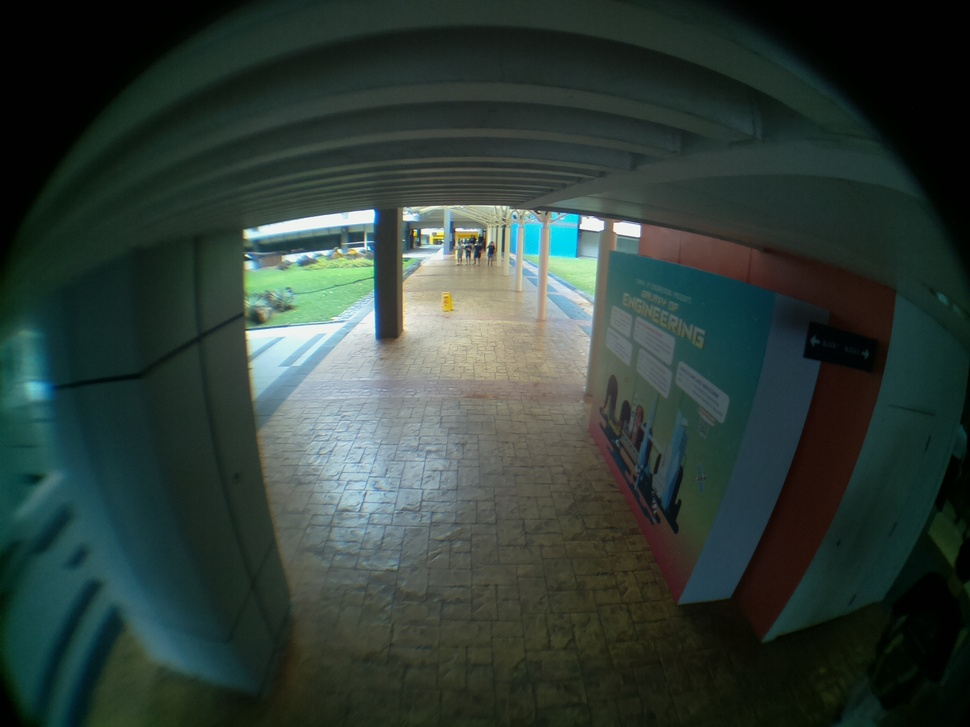
#> input picture upload/reference/0002.jpg, 970 x 727 px, shrunk from 1600 x 1200 before the run
$ python IAmodule_v0.py ../../upload/reference/0002.jpg ../../upload/reference/0002.jpg   (Python 2 division)   (older library calls are emulated)
#> lines starting #> are read from the running program, lines starting #| are printed output that depends on the picture; after the words box and inside, x2 and y2 are one past the last pixel; in counts of white or black regions, pixels touching at a corner belong together
import cv2
import numpy as np
import sys

def CrowdIdxCal(str_path_Bgd,str_path_Img):
#> called with str_path_Bgd = '../../upload/reference/0002.jpg', str_path_Img = '../../upload/reference/0002.jpg'
    print str_path_Bgd,str_path_Img
    #parameters for a linear model
    Slope_opt = 0.01
    Intersection_opt = 6

    #threshold for pixel detection in binary pic
    threshold = 150

    #background image
    img_Bgd = cv2.imread(str_path_Bgd)
#> img_Bgd is the input picture: shape (727, 970, 3); mean B, G, R 55.7, 61.7, 47.8
    #verification
    if img_Bgd is None:
        print 'Failed to load the background image!'
        sys.exit()

    #covert the image to gray scale
    img_Bgd = cv2.cvtColor(img_Bgd,cv2.COLOR_BGR2GRAY)
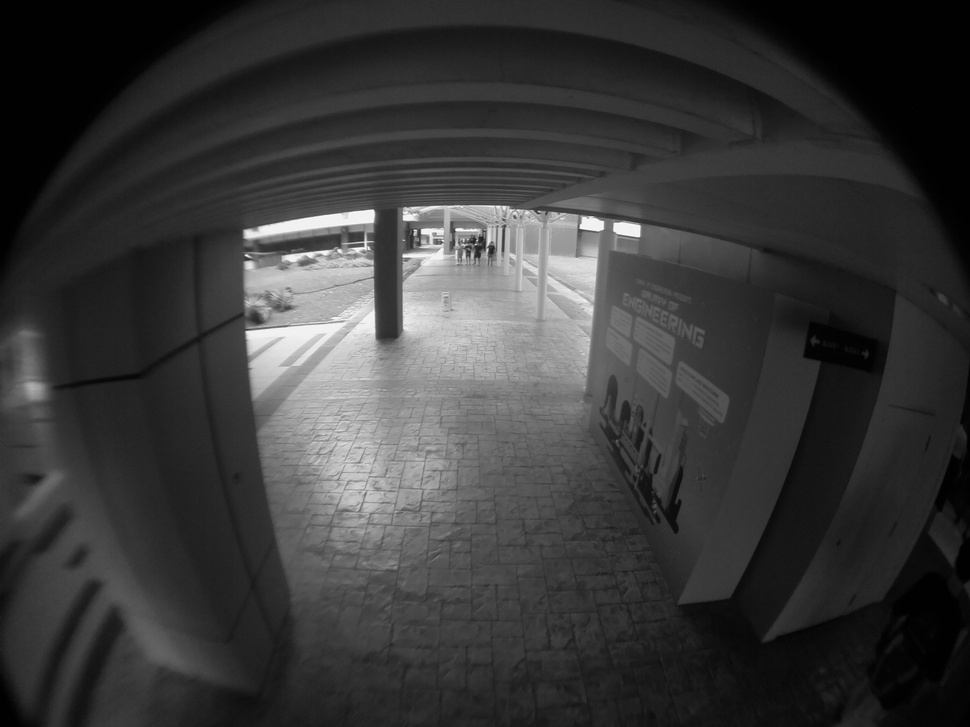
#> img_Bgd: shape (727, 970); min 0, max 255, mean 56.9
    #reduce the light changing effect
    cv2.equalizeHist(img_Bgd)
    #detect objects of interest
    _, contours_Bgd, hierarchy = cv2.findContours(img_Bgd,cv2.RETR_TREE,cv2.CHAIN_APPROX_SIMPLE)
#> contours_Bgd = 76 contours, 75 with area under 20; largest, box (x1, y1, x2, y2) and area: (0, 0, 970, 727) 703478
    cv2.drawContours(img_Bgd,contours_Bgd,-1,(0,255,0),3)
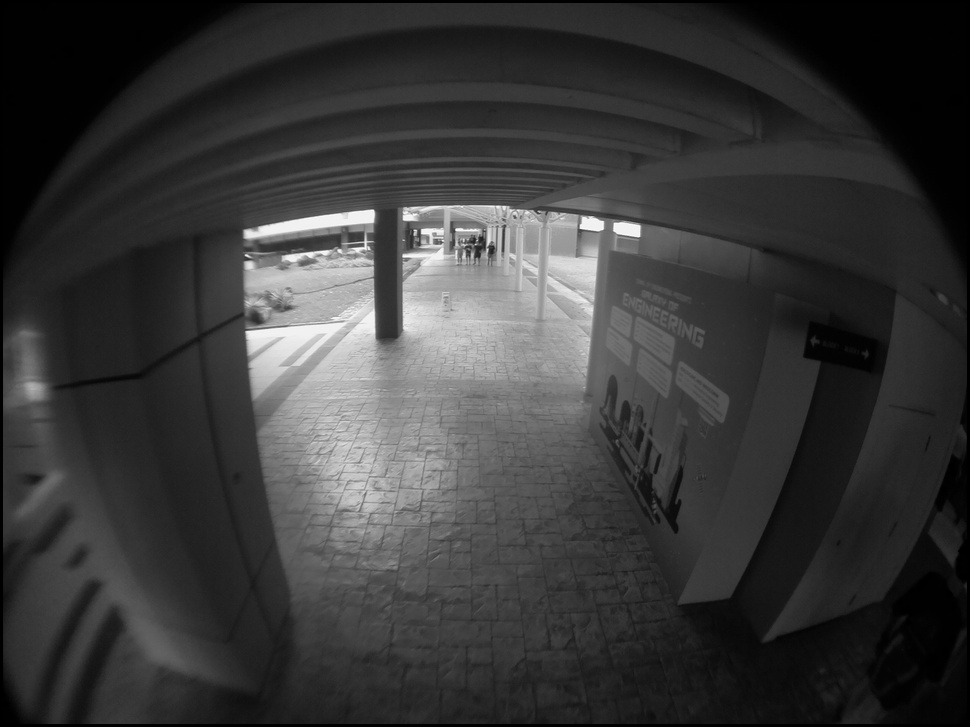
#> img_Bgd: shape (727, 970); 1.68% of pixels changed, all inside (x1, y1, x2, y2) = (0, 0, 970, 727)


    #current image
    img_Cur = cv2.imread(str_path_Img)
    #verification
    if img_Cur is None:
        print 'Failed to load the current image!'
        sys.exit()
    #covert the image to gray scale
    img_Cur = cv2.cvtColor(img_Cur,cv2.COLOR_BGR2GRAY)
    #reduce the light changing effect
    cv2.equalizeHist(img_Cur)
    #detect objects of interest
    _, contours_Cur, hierarchy = cv2.findContours(img_Cur,cv2.RETR_TREE,cv2.CHAIN_APPROX_SIMPLE)
#> contours_Cur has the same summary as contours_Bgd
    cv2.drawContours(img_Cur,contours_Cur,-1,(0,255,0),3)


    #get foreground image
    img_Fore = img_Cur - img_Bgd
#> img_Fore: shape (727, 970); every value is 0
    ret,img_Thresh = cv2.threshold(img_Fore, threshold,255,cv2.THRESH_BINARY)
#> ret = 150

    #count number of pixels in fore image
    rows, cols = img_Thresh.shape[:2]
#> rows = 727; cols = 970

    PixelCnt = 0
    for i in range (0,rows):
        for j in range (0, cols):
            grayPixel = img_Thresh.item(i,j)
            if (grayPixel > 0):
                PixelCnt=PixelCnt+1
#> after the loop, PixelCnt = 0

    #map the number of pixels in fore image to the number of people
    #based on the linear model

    CrowdIdx = int(Slope_opt*PixelCnt + Intersection_opt)
#> CrowdIdx = 6

    _Version_ = 1.0

    return CrowdIdx

if __name__ == '__main__':

	#str_path_Bgd = "d:/GoogleDrive/Sites/publiccamera/upload/reference/0002.jpg"
	#str_path_Img = "d:/GoogleDrive/Sites/publiccamera/upload/files/0002_20160119_000911_81238700.jpg"
	str_path_Bgd = sys.argv[1]
	str_path_Img = sys.argv[2]

	CrowdIdx = CrowdIdxCal(str_path_Bgd,str_path_Img)
#> CrowdIdx = 6
	#print 'Estimate number of people is ', CrowdIdx
	print CrowdIdx
#| 6

$ run again, with upload/reference/0001.jpg copied over upload/reference/0002.jpg
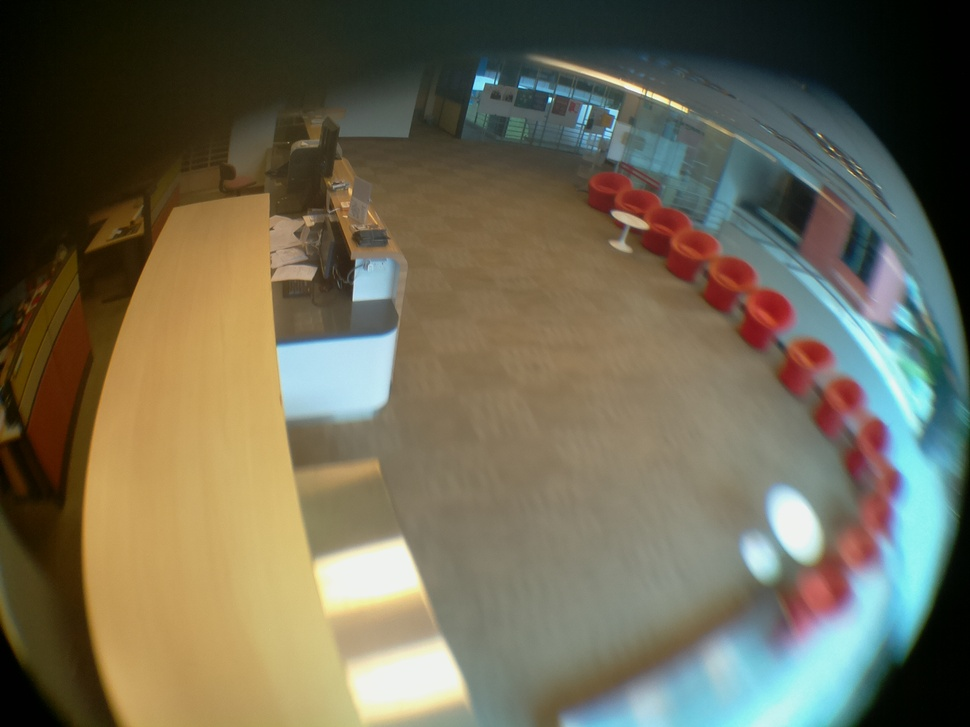
#> input picture upload/reference/0001.jpg, 970 x 727 px, shrunk from 1600 x 1200 before the run
#> in CrowdIdxCal, img_Bgd is the input picture: shape (727, 970, 3); mean B, G, R 84.4, 104.9, 109.6
#> in CrowdIdxCal, `img_Bgd = cv2.cvtColor(img_Bgd,cv2.COLOR_BGR2GRAY)`:
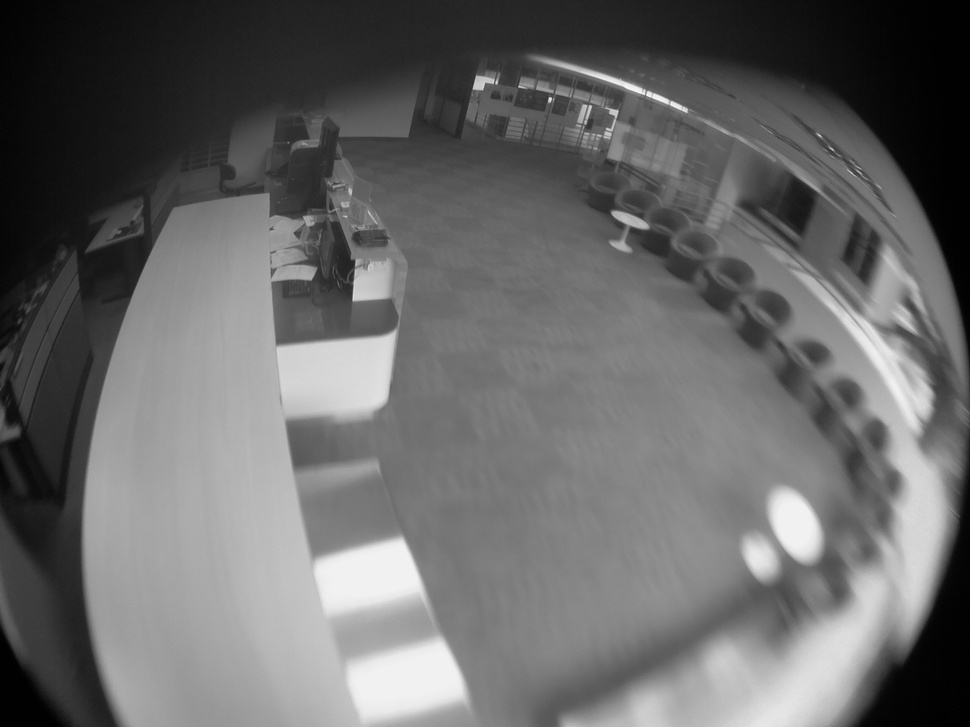
#> img_Bgd: shape (727, 970); min 0, max 253, mean 104
#> contours_Bgd = 19 contours, 18 with area under 20; largest, box (x1, y1, x2, y2) and area: (0, 0, 970, 727) 703491
#> in CrowdIdxCal, `cv2.drawContours(img_Bgd,contours_Bgd,-1,(0,255,0),3)`:
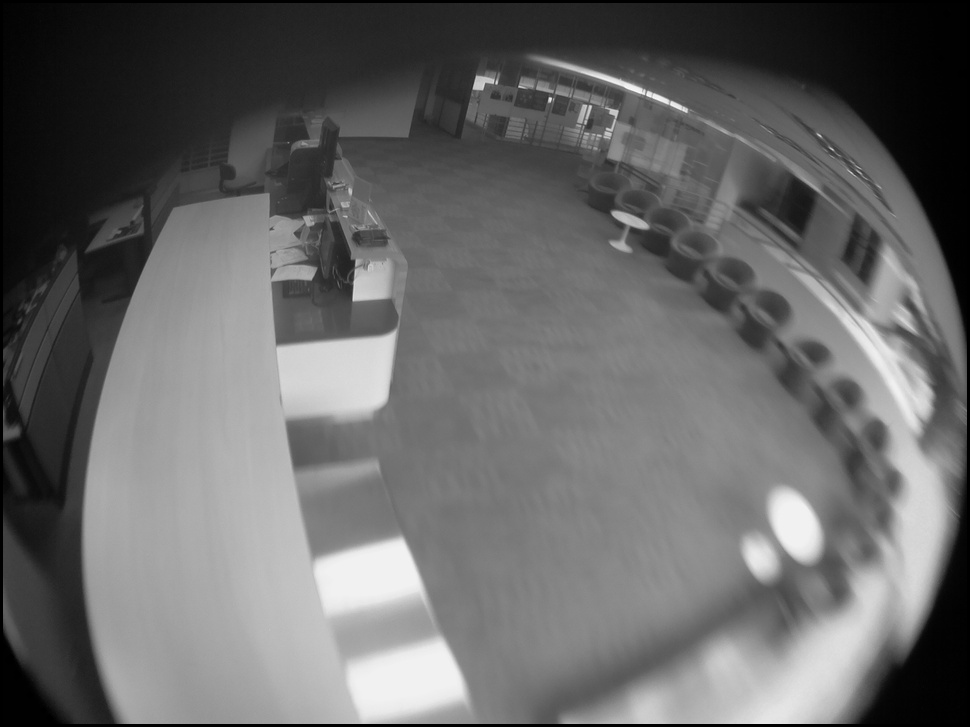
#> img_Bgd: shape (727, 970); 1.5% of pixels changed, all inside (x1, y1, x2, y2) = (0, 0, 970, 727)
#> contours_Cur has the same summary as contours_Bgd
#> img_Fore: shape (727, 970); every value is 0
#> ret = 150
#> after the loop in CrowdIdxCal, `for i in range (0,rows):`: PixelCnt = 0
#> in CrowdIdxCal, `CrowdIdx = int(Slope_opt*PixelCnt + Intersection_opt)`: CrowdIdx = 6
#| 6

$ run again, with upload/reference/0003.jpg copied over upload/reference/0002.jpg
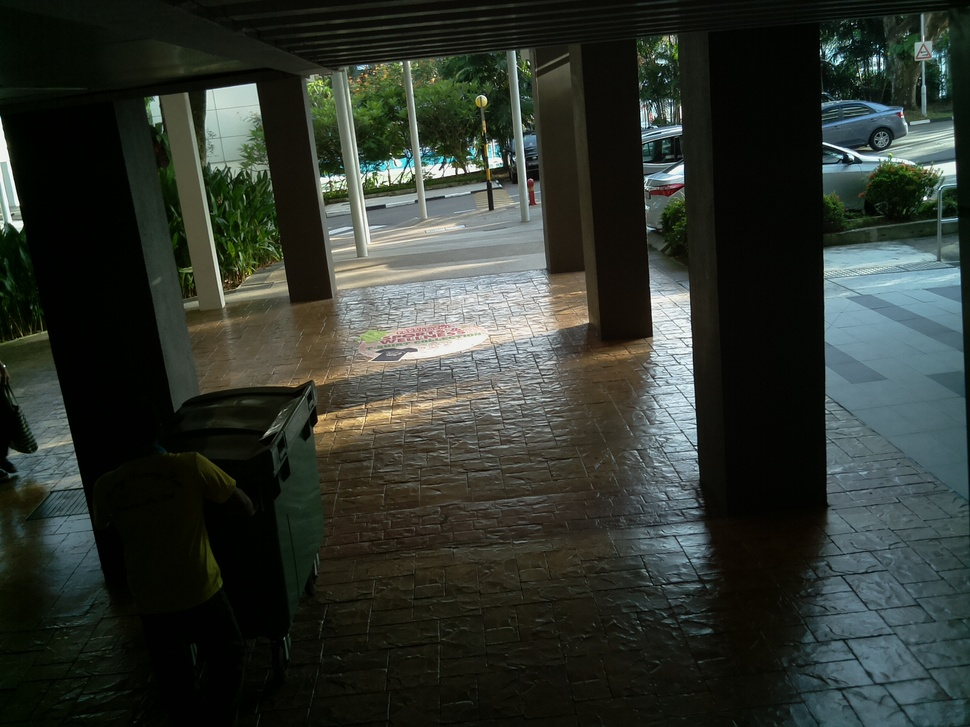
#> input picture upload/reference/0003.jpg, 970 x 727 px, shrunk from 1600 x 1200 before the run
#> in CrowdIdxCal, img_Bgd is the input picture: shape (727, 970, 3); mean B, G, R 46.4, 53.3, 47.4
#> in CrowdIdxCal, `img_Bgd = cv2.cvtColor(img_Bgd,cv2.COLOR_BGR2GRAY)`:
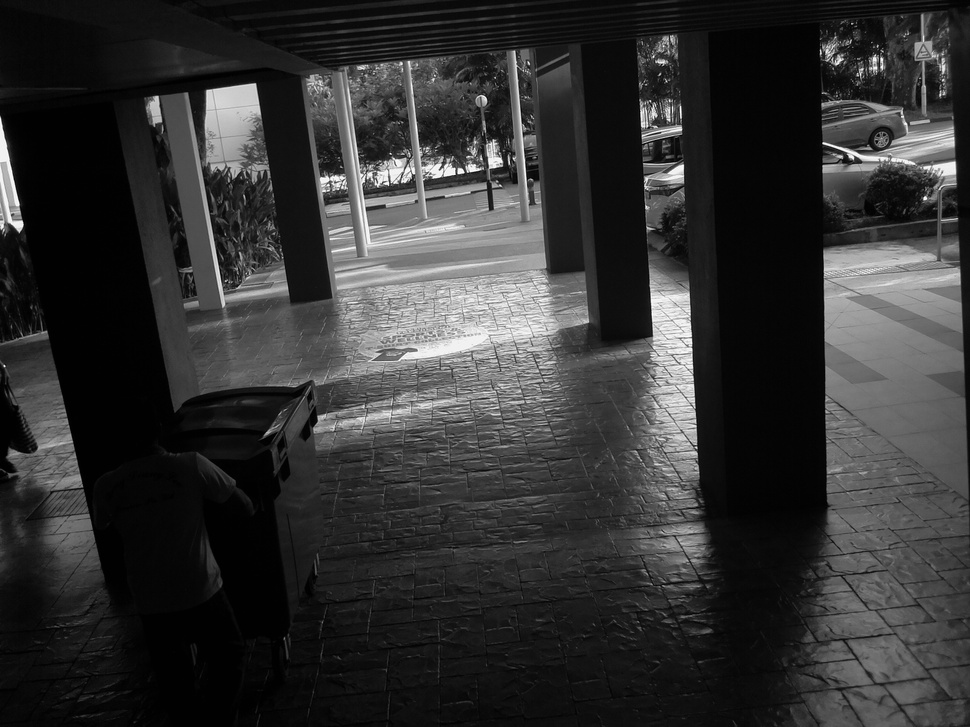
#> img_Bgd: shape (727, 970); min 0, max 255, mean 50.7
#> contours_Bgd = 316 contours, 315 with area under 20; largest, box (x1, y1, x2, y2) and area: (0, 0, 970, 727) 703489
#> in CrowdIdxCal, `cv2.drawContours(img_Bgd,contours_Bgd,-1,(0,255,0),3)`:
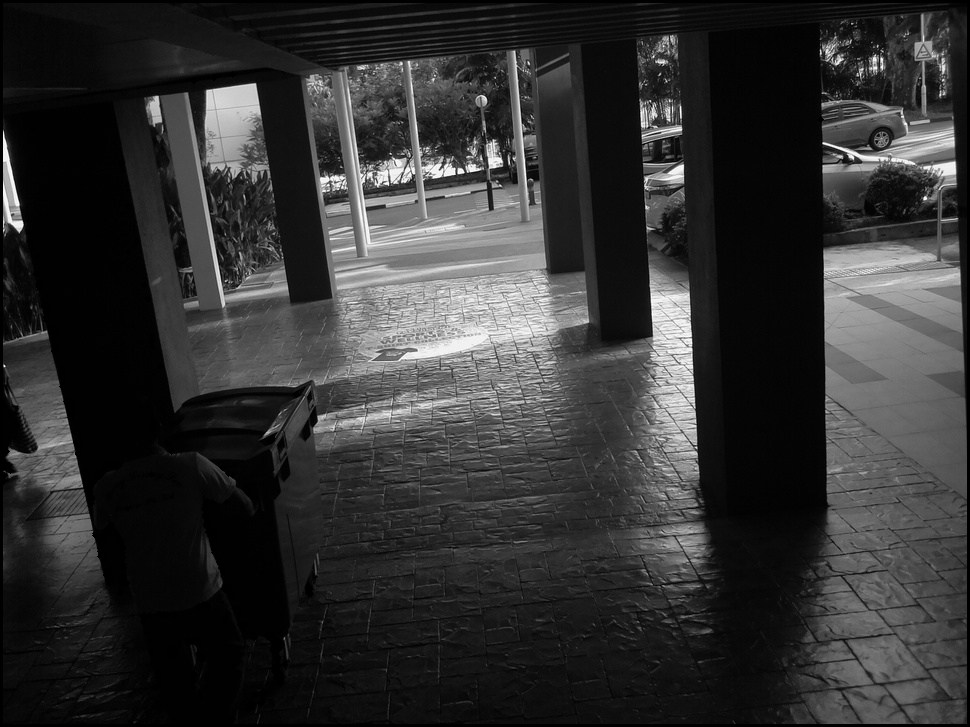
#> img_Bgd: shape (727, 970); 2.28% of pixels changed, all inside (x1, y1, x2, y2) = (0, 0, 970, 727)
#> contours_Cur has the same summary as contours_Bgd
#> img_Fore: shape (727, 970); every value is 0
#> ret = 150
#> after the loop in CrowdIdxCal, `for i in range (0,rows):`: PixelCnt = 0
#> in CrowdIdxCal, `CrowdIdx = int(Slope_opt*PixelCnt + Intersection_opt)`: CrowdIdx = 6
#| 6
